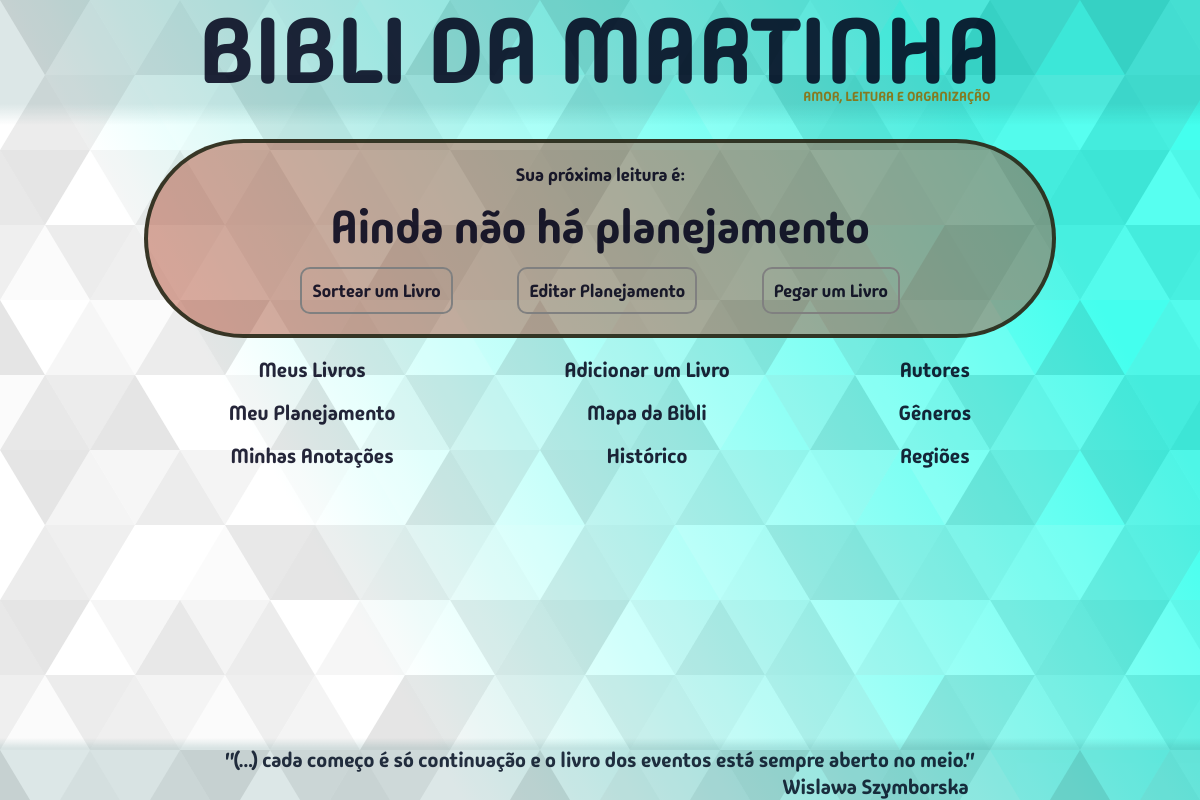
The app's page /, older data.
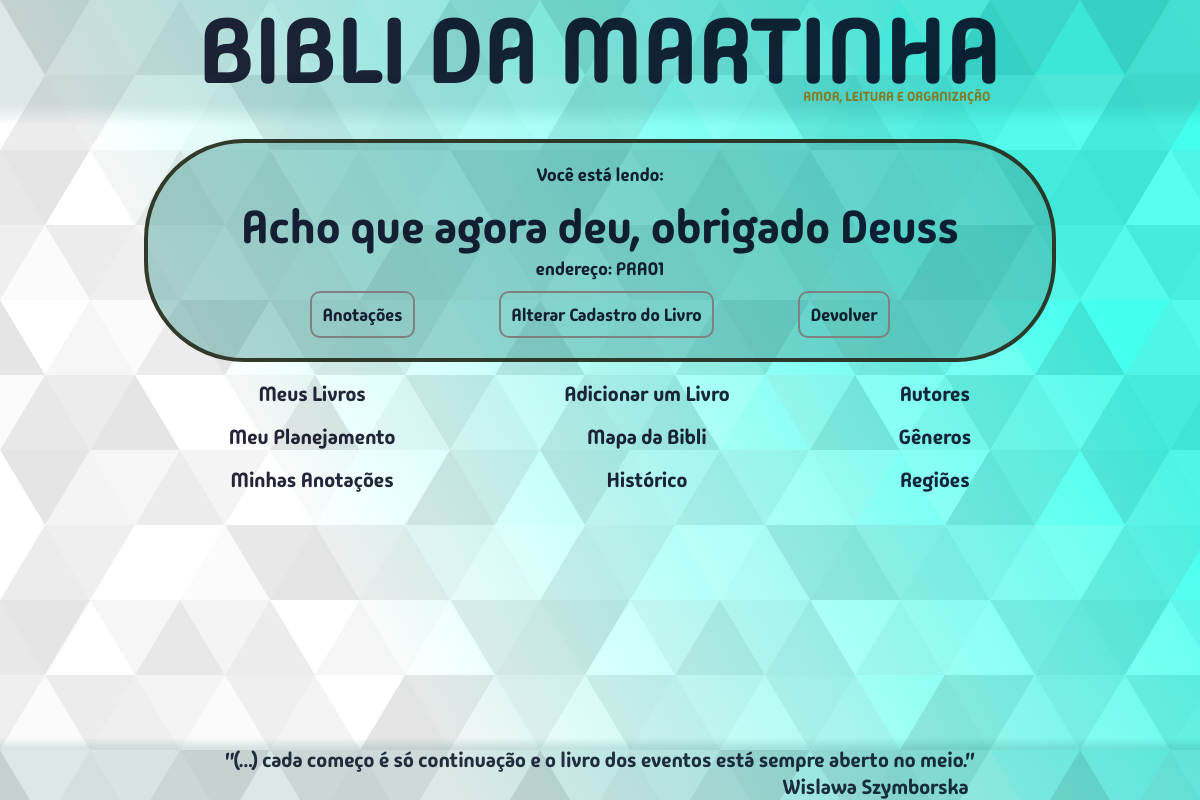
The same page, newer data.
### bibm/models.py (models this page shows, shortened)
class Livro(models.Model):
    titulo = models.CharField(max_length=300, unique=True)
    editora = models.CharField(max_length=300, blank=True, null=True)
    autor = models.ForeignKey(Autor, on_delete=models.SET_DEFAULT, default=1)
    genero = models.ForeignKey(Genero, on_delete=models.SET_DEFAULT, default=1)
    tema = models.CharField(max_length=600, blank=True, null=True)
    lendo = models.BooleanField(default=False)
    lido = models.BooleanField(default=False)
    data_leitura = models.DateField(blank=True, null=True)
    leria_de_novo = models.BooleanField(default=False)
    notas = [(1,"1"),(2,"2"),(3,"3"),(4,"4"),(5,"5"),(6,"6"),(7,"7"),(8,"8"),(9,"9"),(10,"10")]
    classificacao = models.IntegerField(choices=notas, blank=True, null=True)
    endereco = models.ForeignKey(Endereco, on_delete=models.SET_NULL, blank=True, null=True)
    data_compra = models.DateField(null=True)
    regiao = models.ForeignKey(Regiao, on_delete=models.SET_DEFAULT, default=2)
    comentario = models.TextField(blank=True, null=True)
    planejamento = models.PositiveIntegerField(unique=True, blank=True, null=True)

class Endereco(models.Model):
    codigo = models.CharField(max_length=5, validators=[validacao_endereco])
    descricao = models.CharField(max_length=300, blank=True, null=True)
    comentario = models.TextField(blank=True, null=True)
    class Meta:
        verbose_name = "Endereço"

### bibm/views.py (the view)
# urls.py: 2. Add a URL to urlpatterns:  path('', views.home, name='home')
def home(request):
    request = zerar_session(request)
    context = context_home()
    return render(request, "bibm/pages/meumeu.html", context)

### bibm/views.py (called while the page is built)
def context_home():
    livros_lendo = Livro.objects.filter(lendo=True)
    livros_planejamento = Livro.objects.filter(planejamento=1)
    mostrar_lendo = False
    mostrar_planejamento = False
    if len(livros_lendo) > 0:
        mostrar_lendo = True
    else:
        if len(livros_planejamento) > 0:
            mostrar_planejamento = True
    context = {
        "livros_lendo": livros_lendo,
        "livros_planejamento": livros_planejamento,
        "mostrar_lendo": mostrar_lendo,
        "mostrar_planejamento": mostrar_planejamento,
    }
    return context

def zerar_session(request):
    info_livro = request.session.get("info_livro")
    if info_livro:
        del(request.session["info_livro"])
    return request

### bibm/templates/bibm/pages/meumeu.html
{% extends "bibm/estru.html" %}
{% block content %}
	{% include "bibm/partials/meumeuPrimeiraFrase.html" %}
	{% for livro in livros_lendo %}
		{% include "bibm/partials/meumeuTituloSeLendo.html" %}
	{% empty %}
		{% for livro in livros_planejamento %}
			{% include "bibm/partials/meumeuTituloComPlan.html" %}
		{% empty %}
			{% include "bibm/partials/meumeuTituloSemPlan.html" %}
		{% endfor %}
	{% endfor %}
</div>
{% include "bibm/partials/meumeuMenu.html" %}
{% endblock content %}

### bibm/templates/bibm/partials/meumeuTituloSeLendo.html
<span class="livro-lendo">
	{{ livro.titulo }}
	{% if livro.endereco.codigo %}
	<span class="endereco">endereço: {{ livro.endereco.codigo }}</span>
	{% endif %}
</span>
<div class="opcoes-livro-atual">
	<div class="opc-livro-atual">
		<span class="btn-menu-grande btn-azul">
			<a href="{% url 'bibm:add_anotacao' livro.id %}">
				Anotações
			</a>
		</span>
	</div>
	<div class="opc-livro-atual">
		<span class="btn-menu-grande btn-azul">
			<a href="{% url "bibm:editar_um_livro" livro.id %}">
				Alterar Cadastro do Livro
			</a>
		</span>
	</div>
	<div class="opc-livro-atual">
		{% if devolvendo and livro.id == livro_id %}
			{% if classificacao %}
			<form action="{% url 'bibm:devolver_sim' %}" method="POST" class="form-classificacao">
				{% csrf_token %}
				<span>{{ form_classificacao.as_p }}</span>
				<input type="hidden" name="livro_id" value = "{{livro.id}}">
				<div class="form-devolver-sim">
					<button type="submit" class="btn-medio btn-azul">Devolver</button>
				</div>
			</form>
			{% else %}
			<span class="pergunta-se-leu">Você terminou de ler?</span>
			<div class="sim-nao-devolver-box">
					{% comment %} <a href="{% url 'bibm:devolver_sim_classificacao' livro.id %}">Sim</a> {% endcomment %}
					<form action="{% url 'bibm:devolver_sim_classificacao' livro.id %}" method="get">
						{% csrf_token %}
						<input type="hidden" name="livro_id" value="{{livro.id}}">
						<button class="btn-medio btn-azul" type="submit">Sim</button>
					</form>
					<form action="{% url 'bibm:devolver_nao' %}" method="post">
						{% csrf_token %}
						<input type="hidden" name="livro_id" value="{{livro.id}}">
						<button class="btn-medio btn-azul" type="submit">Não</button>
					</form>
			</div>
			{% endif %}
		{% else %}
		<span class="btn-menu-grande btn-azul">
			<a href="{% url 'bibm:devolver' livro.id %}">Devolver</a>
		</span>
		{% endif %}
	</div>
</div>

Row changes from the older to the newer data that the page shows:
added Livro: titulo "Acho que agora deu, obrigado Deuss", endereco.codigo "PRA01"
Text that changed along with them:
text no longer shown: "Sua próxima leitura é: Ainda não há planejamento Sortear um Livro Editar Planejamento Pegar um Livro"
text now shown: "Você está lendo:"
